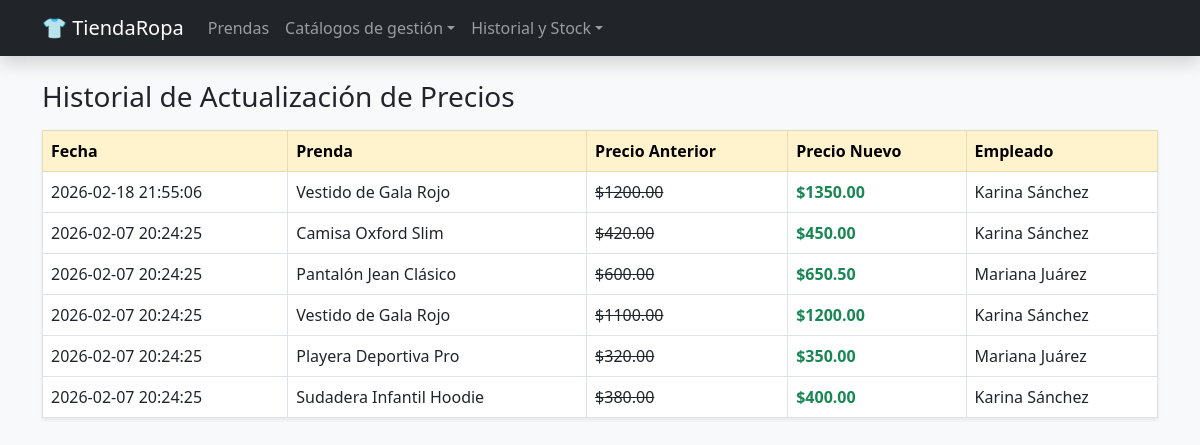
The page /tienda_ropa/actualizaciones.php on the database its author committed.
### tables this page shows
CREATE TABLE `actualizacion` (
  `id_actualizacion` int(11) NOT NULL,
  `fecha` datetime DEFAULT current_timestamp(),
  `precio_anterior` decimal(10,2) NOT NULL,
  `precio_nuevo` decimal(10,2) NOT NULL,
  `id_prenda` int(11) NOT NULL,
  `id_empleado` int(11) NOT NULL
);

CREATE TABLE `prenda` (
  `id_prenda` int(11) NOT NULL,
  `nombre` varchar(100) NOT NULL,
  `precio` decimal(10,2) NOT NULL,
  `stock_actual` int(11) DEFAULT 0,
  `id_categoria` int(11) NOT NULL,
  `id_talla` int(11) NOT NULL,
  `id_color` int(11) NOT NULL
);

CREATE TABLE `empleado` (
  `id_empleado` int(11) NOT NULL,
  `nombre` varchar(100) NOT NULL,
  `puesto` varchar(20) NOT NULL
);

### tienda_ropa/actualizaciones.php (the view, shortened to what this page needs)
<?php include 'db.php'; ?>
<!DOCTYPE html>
<html lang="es">
<head>
    <link href="https://cdn.jsdelivr.net/npm/bootstrap@5.3.0/dist/css/bootstrap.min.css" rel="stylesheet">
</head>
<body class="bg-light">
    <?php include 'header.php'; ?>
    <div class="container">
        <h3>Historial de Actualización de Precios</h3>
        <table class="table table-bordered bg-white shadow-sm mt-3">
            <thead class="table-warning">
                <tr><th>Fecha</th><th>Prenda</th><th>Precio Anterior</th><th>Precio Nuevo</th><th>Empleado</th></tr>
            </thead>
            <tbody>
                <?php
                $sql = "SELECT a.*, p.nombre as p_nom, e.nombre as e_nom FROM actualizacion a
                        JOIN prenda p ON a.id_prenda = p.id_prenda
                        JOIN empleado e ON a.id_empleado = e.id_empleado ORDER BY fecha DESC";
                $res = $conn->query($sql);
                while($row = $res->fetch()){
                    echo "<tr>
                            <td>{$row['fecha']}</td>
                            <td>{$row['p_nom']}</td>
                            <td><s>\${$row['precio_anterior']}</s></td>
                            <td class='text-success fw-bold'>\${$row['precio_nuevo']}</td>
                            <td>{$row['e_nom']}</td>
                          </tr>";
                }
                ?>
            </tbody>
        </table>
    </div>
</body>
</html>

### rows shown on the page
actualizacion: fecha "2026-02-18 21:55:06", id_prenda.nombre "Vestido de Gala Rojo", precio_anterior "1200.00", precio_nuevo "1350.00", id_empleado.nombre "Karina Sánchez"
actualizacion: fecha "2026-02-07 20:24:25", id_prenda.nombre "Camisa Oxford Slim", precio_anterior "420.00", precio_nuevo "450.00", id_empleado.nombre "Karina Sánchez"
actualizacion: fecha "2026-02-07 20:24:25", id_prenda.nombre "Pantalón Jean Clásico", precio_anterior "600.00", precio_nuevo "650.50", id_empleado.nombre "Mariana Juárez"
actualizacion: fecha "2026-02-07 20:24:25", id_prenda.nombre "Vestido de Gala Rojo", precio_anterior "1100.00", precio_nuevo "1200.00", id_empleado.nombre "Karina Sánchez"
actualizacion: fecha "2026-02-07 20:24:25", id_prenda.nombre "Playera Deportiva Pro", precio_anterior "320.00", precio_nuevo "350.00", id_empleado.nombre "Mariana Juárez"
actualizacion: fecha "2026-02-07 20:24:25", id_prenda.nombre "Sudadera Infantil Hoodie", precio_anterior "380.00", precio_nuevo "400.00", id_empleado.nombre "Karina Sánchez"
